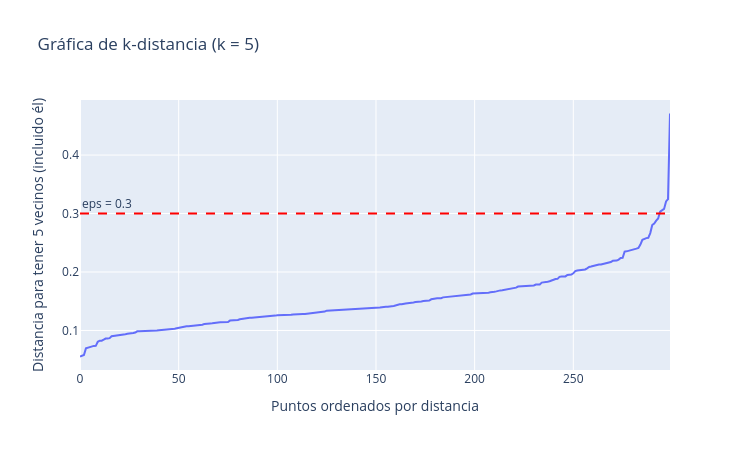

This figure's notebook cell:
### Markdown cell above
---
# 4️⃣ Cómo elegir `eps`: la gráfica de k-distancia

Probar a ciegas es caro. La receta práctica (Ester et al. y Schubert et al., 2017):

1. **Fija `min_samples` primero** con la regla práctica: $\text{min\_samples} \ge \text{dimensiones} + 1$; un buen arranque es $2 \times \text{dimensiones}$. Con datos ruidosos o muchos puntos, súbelo.
2. Para cada punto calcula el radio que necesita para juntar **$k$ puntos contándose a sí mismo**, con $k$ = `min_samples` (igual que cuenta DBSCAN). Ese radio es el `eps` mínimo con el que ese punto sería núcleo.
3. Ordénalas de menor a mayor y grafícalas. Los puntos dentro de un cluster tienen distancias **chicas y parecidas**; los de ruido, **grandes**. El **codo** (donde la curva se dispara) es un buen candidato para `eps`.

Nuestras lunas tienen 2 dimensiones → `min_samples` ≈ 4 o 5. Usamos $k = 5$:

### Code cell
plot_k_distancia(X_lunas, k=5, eps=0.3)

### Figure 1 — Plotly figure (JSON) as saved in the notebook; plotly's stock layout.template omitted (floating-point values rounded to 4 significant figures; data arrays with more than 128 entries replaced by an {"elided": "..."} marker saying what was removed)
{"data": [{"hovertemplate": "Puntos ordenados por distancia=%{x}<br>Distancia para tener 5 vecinos (incluido él)=%{y}<extra></extra>", "legendgroup": "", "line": {"color": "#636efa", "dash": "solid"}, "marker": {"symbol": "circle"}, "mode": "lines", "name": "", "orientation": "v", "showlegend": false, "type": "scatter", "x": {"elided": "300 int values"}, "xaxis": "x", "y": {"elided": "300 float values"}, "yaxis": "y"}], "layout": {"annotations": [{"showarrow": false, "text": "eps = 0.3", "x": 0, "xanchor": "left", "xref": "x domain", "y": 0.3, "yanchor": "bottom", "yref": "y"}], "height": 450, "legend": {"tracegroupgap": 0}, "shapes": [{"line": {"color": "red", "dash": "dash"}, "type": "line", "x0": 0, "x1": 1, "xref": "x domain", "y0": 0.3, "y1": 0.3, "yref": "y"}], "title": {"text": "Gráfica de k-distancia (k = 5)"}, "width": 750, "xaxis": {"anchor": "y", "domain": [0.0, 1.0], "title": {"text": "Puntos ordenados por distancia"}}, "yaxis": {"anchor": "x", "domain": [0.0, 1.0], "title": {"text": "Distancia para tener 5 vecinos (incluido él)"}}}}
